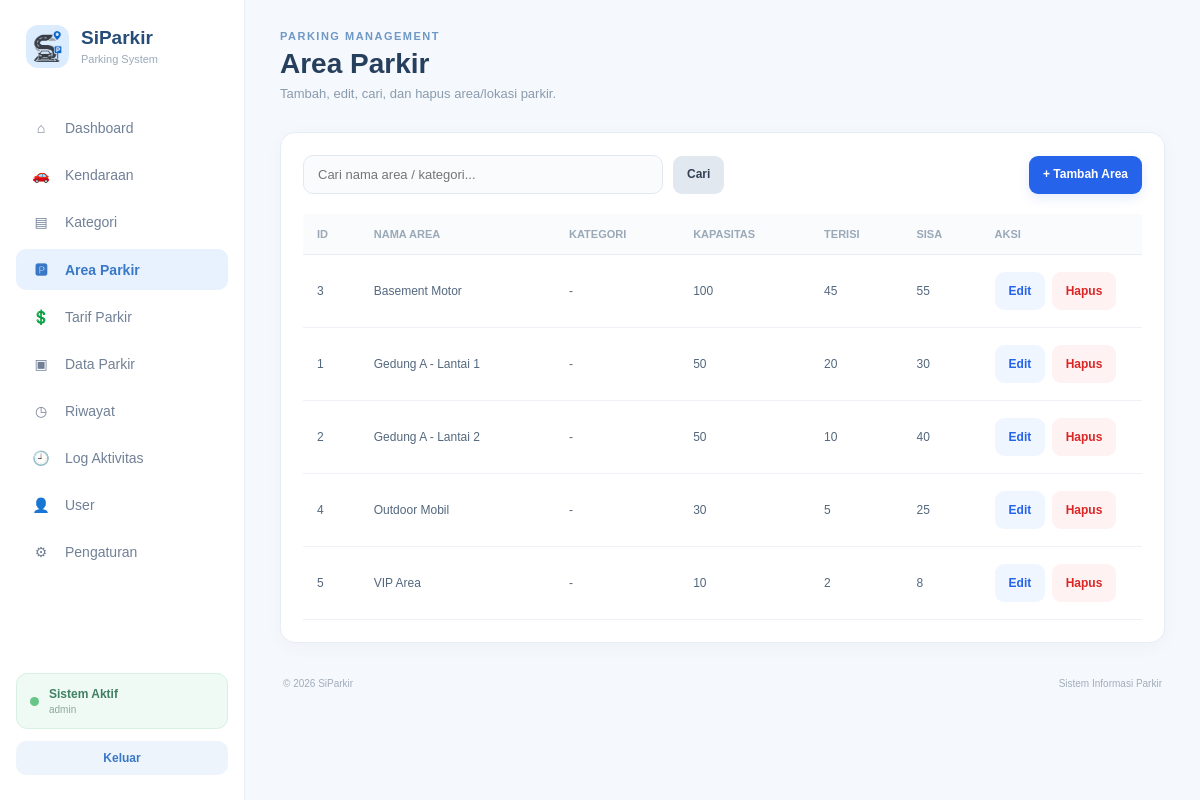
The app's page /controller/c_area_parkir.php?aksi=tampil (signed in) with its own data.
### tables this page shows
CREATE TABLE `tb_area_parkir` (
  `id_area` int NOT NULL,
  `id_kategori` int DEFAULT NULL,
  `nama_area` varchar(50) NOT NULL,
  `kapasitas` int NOT NULL,
  `terisi` int NOT NULL DEFAULT '0'
);

### views/_helpers.php (called while the page is built, shortened)
<?php
function base_url() {
    $projectRoot = str_replace('\\', '/', dirname(__DIR__));
    $docRoot = isset($_SERVER['DOCUMENT_ROOT']) ? str_replace('\\', '/', rtrim($_SERVER['DOCUMENT_ROOT'], '/')) : '';
    if ($docRoot !== '' && stripos($projectRoot, $docRoot) === 0) {
        return rtrim(substr($projectRoot, strlen($docRoot)), '/');
    }
    $script = str_replace('\\', '/', $_SERVER['SCRIPT_NAME'] ?? '');
    return rtrim(dirname(dirname($script)), '/');
}
function e($v){return htmlspecialchars((string)$v, ENT_QUOTES, 'UTF-8');}

### model/m_area_parkir.php (called while the page is built, shortened)
<?php
require_once __DIR__ . '/m_koneksi.php';
class M_AreaParkir
{
    public function all($keyword = '')
    {
        global $conn;
        $where = '';
        $sql = "SELECT a.id_area, a.nama_area, a.kapasitas, a.terisi, a.id_kategori, k.nama_kategori
                FROM tb_area_parkir a
                LEFT JOIN tb_kategori k ON k.id_kategori = a.id_kategori
                $where
                ORDER BY a.nama_area";
        $q = mysqli_query($conn, $sql);
        return $q ? mysqli_fetch_all($q, MYSQLI_ASSOC) : [];
    }
}

### views/v_area_parkir.php (the view)
<?php require_once __DIR__.'/_helpers.php'; $current_page_override='v_area_parkir.php'; $basePath=base_url(); $msg=flash(); ?>
<!DOCTYPE html><html lang="id"><head><meta charset="UTF-8"><meta name="viewport" content="width=device-width,initial-scale=1"><title>Area Parkir - SiParkir</title><link rel="stylesheet" href="<?=e($basePath.'/asset/dashboard_admin.css')?>"></head><body><div class="layout"><?php include __DIR__.'/_sidebar.php'; ?><main class="main"><header class="header"><div><p class="small-title">PARKING MANAGEMENT</p><h1>Area Parkir</h1><p class="subtitle">Tambah, edit, cari, dan hapus area/lokasi parkir.</p></div></header><?php if($msg):?><div class="alert success"><?=e($msg)?></div><?php endif;?><section class="page-panel"><div class="toolbar"><form method="get" action="c_area_parkir.php" class="inline-form"><input type="hidden" name="aksi" value="tampil"><input class="search-box" name="q" value="<?=e($_GET['q']??'')?>" placeholder="Cari nama area / kategori..."><button class="btn-secondary">Cari</button></form><a class="btn-primary" href="<?=e($basePath.'/controller/c_area_parkir.php?aksi=tambah')?>">+ Tambah Area</a></div><div class="table-wrapper"><table class="data-table"><thead><tr><th>ID</th><th>Nama Area</th><th>Kategori</th><th>Kapasitas</th><th>Terisi</th><th>Sisa</th><th>Aksi</th></tr></thead><tbody><?php if(empty($area)):?><tr><td colspan="7" class="empty">Belum ada area parkir.</td></tr><?php else:foreach($area as $d):?><tr><td><?=$d['id_area']?></td><td><?=e($d['nama_area'])?></td><td><?php if($d['nama_kategori']):?><span class="badge-kategori"><?=e($d['nama_kategori'])?></span><?php else:?>-<?php endif;?></td><td><?=$d['kapasitas']?></td><td><?=$d['terisi']?></td><td><?=max(0,$d['kapasitas']-$d['terisi'])?></td><td><a class="btn-soft" href="<?=e($basePath.'/controller/c_area_parkir.php?aksi=edit&id='.$d['id_area'])?>">Edit</a> <a class="btn-danger-soft" onclick="return confirm('Yakin ingin menghapus area parkir ini?')" href="<?=e($basePath.'/controller/c_area_parkir.php?aksi=hapus&id='.$d['id_area'])?>">Hapus</a></td></tr><?php endforeach;endif;?></tbody></table></div></section><footer><span>© 2026 SiParkir</span><span>Sistem Informasi Parkir</span></footer></main></div></body></html>

### asset/dashboard_admin.css (style rules this page uses)
* { margin: 0; padding: 0; box-sizing: border-box; }
body { font-family: Arial, Helvetica, sans-serif; background: #f5f8fc; color: #26364a; }
.layout { display: flex; min-height: 100vh; }
.main { flex: 1; padding: 30px 35px; overflow: hidden; }
.header { display: flex; justify-content: space-between; align-items: center; margin-bottom: 28px; }
.small-title { color: #6e98c5; font-size: 11px; font-weight: bold; letter-spacing: 1.5px; margin-bottom: 6px; }
.header h1 { font-size: 28px; color: #263f5c; }
.subtitle { margin-top: 5px; font-size: 13px; color: #8a9bad; }
footer { display: flex; justify-content: space-between; margin-top: 25px; padding: 10px 3px; font-size: 10px; color: #a1adba; }
.page-panel { background: #ffffff; border: 1px solid #e7edf5; border-radius: 15px; padding: 22px; }
.toolbar { display: flex; justify-content: space-between; align-items: center; gap: 15px; margin-bottom: 20px; }
.search-box, .form-input, .form-select, .form-textarea { width: 100%; padding: 11px 14px; border: 1px solid #e2e8f0; border-radius: 10px; background: #f9fbfd; color: #53677d; font-size: 13px; outline: none; }
.search-box { max-width: 360px; }
.btn-primary, .btn-soft, .btn-danger-soft, .btn-secondary { display: inline-block; border-radius: 10px; padding: 11px 16px; font-size: 12px; font-weight: bold; text-decoration: none; border: 1px solid transparent; cursor: pointer; }
.btn-primary { background: #3978c7; color: #fff; }
.btn-soft { background: #e8f2ff; color: #3978c7; border-color: #dceaff; }
.btn-danger-soft { background: #fff0f0; color: #c87575; border-color: #f5dddd; }
.btn-secondary { background: #f3f6fa; color: #53677d; border-color: #e2e8f0; }
.table-wrapper { overflow-x: auto; }
.data-table { width: 100%; border-collapse: collapse; }
.data-table th { padding: 14px; text-align: left; background: #f9fbfd; color: #9aa8b7; border-bottom: 1px solid #e7edf5; font-size: 11px; font-weight: bold; text-transform: uppercase; }
.data-table td { padding: 15px 14px; border-bottom: 1px solid #eef2f6; color: #53677d; font-size: 12px; }
button, a { font-family: inherit; }
.inline-form { display:flex;gap:10px;align-items:center;flex-wrap:wrap }
.btn-primary,.btn-secondary,.btn-soft,.btn-danger-soft { display:inline-flex;align-items:center;justify-content:center;border:0;text-decoration:none;cursor:pointer;padding:9px 13px;border-radius:9px;font-size:12px;font-weight:700 }
.btn-primary { background:#2563eb;color:#fff }
.btn-secondary { background:#e2e8f0;color:#334155 }
.btn-soft { background:#eff6ff;color:#2563eb }
.btn-danger-soft { background:#fef2f2;color:#dc2626 }
.table-wrapper { overflow-x:auto }
.data-table { min-width:900px }
.toolbar form { margin:0 }
.search-box { box-sizing:border-box }
html { scroll-behavior: smooth; }
body { min-width: 0; }
.main { min-width: 0; overflow: visible; }
.btn-primary, .btn-secondary, .btn-soft, .btn-danger-soft, .btn-tambah, .btn-kembali { display: inline-flex !important; align-items: center; justify-content: center; gap: 6px; min-height: 38px; padding: 9px 14px !important; line-height: 1.2; white-space: nowrap; vertical-align: middle; transition: transform .15s ease, box-shadow .15s ease, background .15s ease; }
.btn-primary { box-shadow: 0 4px 12px rgba(37,99,235,.12); }
.btn-danger-soft { cursor: pointer; }
.data-table td:last-child { white-space: nowrap; }
.data-table td:last-child .btn-primary, .data-table td:last-child .btn-soft, .data-table td:last-child .btn-danger-soft, .data-table td:last-child .btn-secondary { margin: 2px 3px 2px 0; }
.toolbar { flex-wrap: wrap; }
.toolbar > .btn-primary, .toolbar > .btn-secondary { flex: 0 0 auto; }
.inline-form { flex: 1 1 auto; }
.inline-form .search-box { min-width: 220px; }
.form-input, .form-select, .form-textarea, .search-box { transition: border-color .15s ease, box-shadow .15s ease, background .15s ease; }
.page-panel { box-shadow: 0 4px 18px rgba(35,58,85,.035); }
.header { min-width: 0; }
.header h1 { line-height: 1.15; }
.subtitle { line-height: 1.45; }
.table-wrapper { width: 100%; }
.data-table th, .data-table td { vertical-align: middle; }
footer { gap: 15px; flex-wrap: wrap; }

### records on screen
tb_area_parkir: id_area "3", nama_area "Basement Motor", kapasitas "100", terisi "45", max(0,$d['kapasitas']-$d['terisi']) "55"
tb_area_parkir: id_area "1", nama_area "Gedung A - Lantai 1", kapasitas "50", terisi "20", max(0,$d['kapasitas']-$d['terisi']) "30"
tb_area_parkir: id_area "2", nama_area "Gedung A - Lantai 2", kapasitas "50", terisi "10", max(0,$d['kapasitas']-$d['terisi']) "40"
tb_area_parkir: id_area "4", nama_area "Outdoor Mobil", kapasitas "30", terisi "5", max(0,$d['kapasitas']-$d['terisi']) "25"
tb_area_parkir: id_area "5", nama_area "VIP Area", kapasitas "10", terisi "2", max(0,$d['kapasitas']-$d['terisi']) "8"

### other values on screen
$icon "⌂"
$label "Dashboard"
$icon "🚗"
$label "Kendaraan"
$icon "▤"
$label "Kategori"
$icon "🅿"
$label "Area Parkir"
$icon "💲"
$label "Tarif Parkir"
$icon "▣"
$label "Data Parkir"
$icon "◷"
$label "Riwayat"
$icon "🕘"
